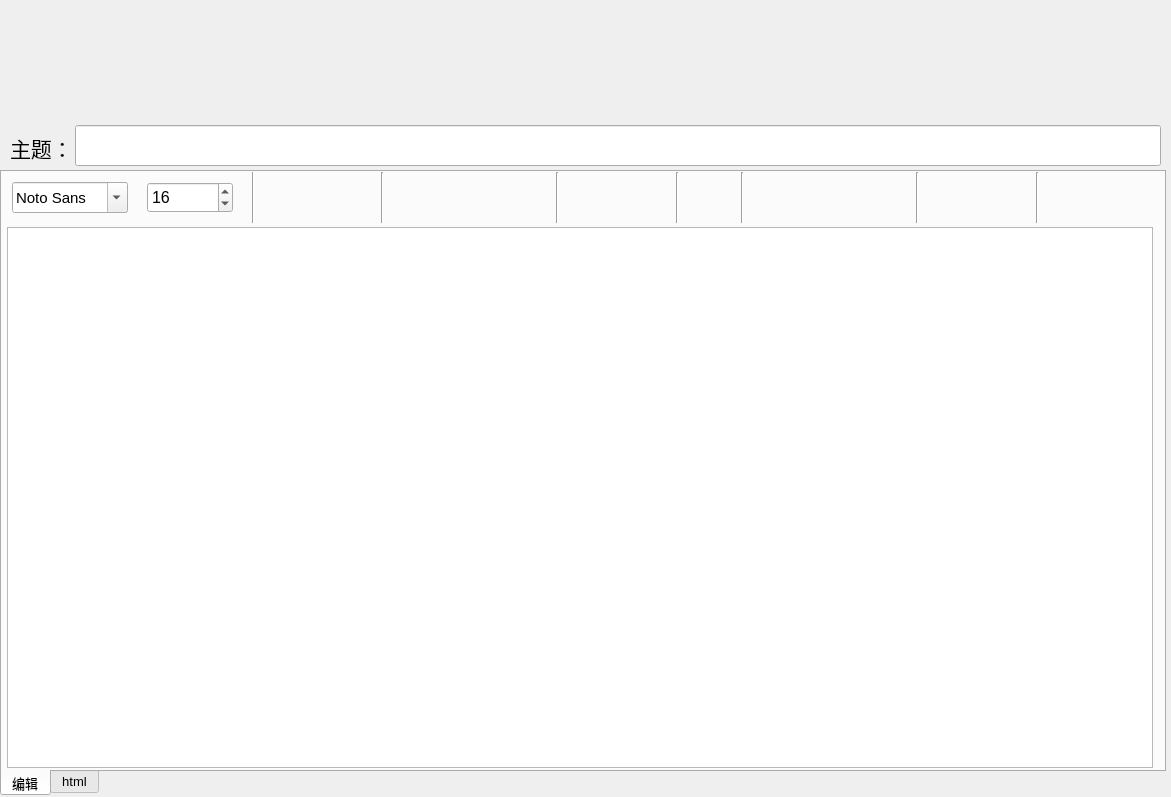
<?xml version="1.0" encoding="UTF-8"?>
<ui version="4.0">
 <class>Dialog_Editor</class>
 <widget class="QDialog" name="Dialog_Editor">
  <property name="geometry">
   <rect>
    <x>0</x>
    <y>0</y>
    <width>1171</width>
    <height>797</height>
   </rect>
  </property>
  <property name="windowTitle">
   <string>Dialog</string>
  </property>
  <widget class="QTabWidget" name="tabWidget">
   <property name="geometry">
    <rect>
     <x>0</x>
     <y>170</y>
     <width>1166</width>
     <height>626</height>
    </rect>
   </property>
   <property name="font">
    <font>
     <pointsize>10</pointsize>
    </font>
   </property>
   <property name="tabPosition">
    <enum>QTabWidget::South</enum>
   </property>
   <property name="currentIndex">
    <number>0</number>
   </property>
   <widget class="QWidget" name="tab">
    <attribute name="title">
     <string>编辑</string>
    </attribute>
    <widget class="QToolButton" name="Button_AddPic">
     <property name="geometry">
      <rect>
       <x>745</x>
       <y>0</y>
       <width>56</width>
       <height>51</height>
      </rect>
     </property>
     <property name="font">
      <font>
       <pointsize>16</pointsize>
      </font>
     </property>
     <property name="focusPolicy">
      <enum>Qt::NoFocus</enum>
     </property>
     <property name="toolTip">
      <string>插入图片</string>
     </property>
     <property name="text">
      <string/>
     </property>
     <property name="icon">
      <iconset resource="send1.qrc">
       <normaloff>:/edit_tool/pic/editor/534862.png</normaloff>:/edit_tool/pic/editor/534862.png</iconset>
     </property>
     <property name="iconSize">
      <size>
       <width>32</width>
       <height>32</height>
      </size>
     </property>
     <property name="checkable">
      <bool>false</bool>
     </property>
     <property name="checked">
      <bool>false</bool>
     </property>
     <property name="popupMode">
      <enum>QToolButton::DelayedPopup</enum>
     </property>
     <property name="autoRaise">
      <bool>true</bool>
     </property>
     <property name="arrowType">
      <enum>Qt::NoArrow</enum>
     </property>
    </widget>
    <widget class="Line" name="line">
     <property name="geometry">
      <rect>
       <x>246</x>
       <y>-5</y>
       <width>10</width>
       <height>56</height>
      </rect>
     </property>
     <property name="orientation">
      <enum>Qt::Vertical</enum>
     </property>
    </widget>
    <widget class="Line" name="line_2">
     <property name="geometry">
      <rect>
       <x>375</x>
       <y>0</y>
       <width>11</width>
       <height>51</height>
      </rect>
     </property>
     <property name="orientation">
      <enum>Qt::Vertical</enum>
     </property>
    </widget>
    <widget class="QTextEdit" name="textEdit">
     <property name="geometry">
      <rect>
       <x>5</x>
       <y>55</y>
       <width>1146</width>
       <height>541</height>
      </rect>
     </property>
     <property name="font">
      <font>
       <pointsize>16</pointsize>
      </font>
     </property>
     <property name="html">
      <string>&lt;!DOCTYPE HTML PUBLIC &quot;-//W3C//DTD HTML 4.0//EN&quot; &quot;http://www.w3.org/TR/REC-html40/strict.dtd&quot;&gt;
&lt;html&gt;&lt;head&gt;&lt;meta name=&quot;qrichtext&quot; content=&quot;1&quot; /&gt;&lt;style type=&quot;text/css&quot;&gt;
p, li { white-space: pre-wrap; }
&lt;/style&gt;&lt;/head&gt;&lt;body style=&quot; font-family:'SimSun'; font-size:16pt; font-weight:400; font-style:normal;&quot;&gt;
&lt;p style=&quot;-qt-paragraph-type:empty; margin-top:0px; margin-bottom:0px; margin-left:0px; margin-right:0px; -qt-block-indent:0; text-indent:0px;&quot;&gt;&lt;br /&gt;&lt;/p&gt;&lt;/body&gt;&lt;/html&gt;</string>
     </property>
    </widget>
    <widget class="QSpinBox" name="fontSizeBox">
     <property name="geometry">
      <rect>
       <x>145</x>
       <y>10</y>
       <width>86</width>
       <height>31</height>
      </rect>
     </property>
     <property name="font">
      <font>
       <pointsize>12</pointsize>
      </font>
     </property>
     <property name="focusPolicy">
      <enum>Qt::ClickFocus</enum>
     </property>
     <property name="minimum">
      <number>10</number>
     </property>
     <property name="maximum">
      <number>80</number>
     </property>
     <property name="value">
      <number>16</number>
     </property>
    </widget>
    <widget class="QToolButton" name="Button_U">
     <property name="geometry">
      <rect>
       <x>495</x>
       <y>0</y>
       <width>56</width>
       <height>51</height>
      </rect>
     </property>
     <property name="font">
      <font>
       <pointsize>16</pointsize>
      </font>
     </property>
     <property name="focusPolicy">
      <enum>Qt::NoFocus</enum>
     </property>
     <property name="toolTip">
      <string>下划线</string>
     </property>
     <property name="text">
      <string/>
     </property>
     <property name="icon">
      <iconset resource="send1.qrc">
       <normaloff>:/edit_tool/pic/editor/534835.png</normaloff>:/edit_tool/pic/editor/534835.png</iconset>
     </property>
     <property name="iconSize">
      <size>
       <width>32</width>
       <height>32</height>
      </size>
     </property>
     <property name="checkable">
      <bool>true</bool>
     </property>
     <property name="autoRaise">
      <bool>true</bool>
     </property>
    </widget>
    <widget class="QFontComboBox" name="fontBox">
     <property name="geometry">
      <rect>
       <x>10</x>
       <y>10</y>
       <width>116</width>
       <height>31</height>
      </rect>
     </property>
     <property name="font">
      <font>
       <pointsize>11</pointsize>
      </font>
     </property>
     <property name="focusPolicy">
      <enum>Qt::ClickFocus</enum>
     </property>
     <property name="currentFont">
      <font>
       <family>SimSun-ExtB</family>
       <pointsize>9</pointsize>
      </font>
     </property>
    </widget>
    <widget class="QToolButton" name="Button_I">
     <property name="geometry">
      <rect>
       <x>440</x>
       <y>0</y>
       <width>56</width>
       <height>51</height>
      </rect>
     </property>
     <property name="font">
      <font>
       <pointsize>16</pointsize>
      </font>
     </property>
     <property name="focusPolicy">
      <enum>Qt::NoFocus</enum>
     </property>
     <property name="toolTip">
      <string>斜体</string>
     </property>
     <property name="text">
      <string/>
     </property>
     <property name="icon">
      <iconset resource="send1.qrc">
       <normaloff>:/edit_tool/pic/editor/534860.png</normaloff>:/edit_tool/pic/editor/534860.png</iconset>
     </property>
     <property name="iconSize">
      <size>
       <width>32</width>
       <height>32</height>
      </size>
     </property>
     <property name="checkable">
      <bool>true</bool>
     </property>
     <property name="autoRaise">
      <bool>true</bool>
     </property>
    </widget>
    <widget class="QToolButton" name="Button_B">
     <property name="geometry">
      <rect>
       <x>385</x>
       <y>0</y>
       <width>56</width>
       <height>51</height>
      </rect>
     </property>
     <property name="font">
      <font>
       <pointsize>16</pointsize>
      </font>
     </property>
     <property name="focusPolicy">
      <enum>Qt::NoFocus</enum>
     </property>
     <property name="toolTip">
      <string>粗体</string>
     </property>
     <property name="text">
      <string/>
     </property>
     <property name="icon">
      <iconset resource="send1.qrc">
       <normaloff>:/edit_tool/pic/editor/534873.png</normaloff>:/edit_tool/pic/editor/534873.png</iconset>
     </property>
     <property name="iconSize">
      <size>
       <width>32</width>
       <height>32</height>
      </size>
     </property>
     <property name="checkable">
      <bool>true</bool>
     </property>
     <property name="checked">
      <bool>false</bool>
     </property>
     <property name="popupMode">
      <enum>QToolButton::DelayedPopup</enum>
     </property>
     <property name="autoRaise">
      <bool>true</bool>
     </property>
     <property name="arrowType">
      <enum>Qt::NoArrow</enum>
     </property>
    </widget>
    <widget class="Line" name="line_3">
     <property name="geometry">
      <rect>
       <x>550</x>
       <y>0</y>
       <width>10</width>
       <height>51</height>
      </rect>
     </property>
     <property name="orientation">
      <enum>Qt::Vertical</enum>
     </property>
    </widget>
    <widget class="QToolButton" name="Button_FontColor">
     <property name="geometry">
      <rect>
       <x>255</x>
       <y>0</y>
       <width>56</width>
       <height>51</height>
      </rect>
     </property>
     <property name="font">
      <font>
       <pointsize>16</pointsize>
      </font>
     </property>
     <property name="focusPolicy">
      <enum>Qt::NoFocus</enum>
     </property>
     <property name="toolTip">
      <string>字体颜色</string>
     </property>
     <property name="text">
      <string/>
     </property>
     <property name="icon">
      <iconset resource="send1.qrc">
       <normaloff>:/edit_tool/pic/editor/534836.png</normaloff>:/edit_tool/pic/editor/534836.png</iconset>
     </property>
     <property name="iconSize">
      <size>
       <width>32</width>
       <height>32</height>
      </size>
     </property>
     <property name="checkable">
      <bool>false</bool>
     </property>
     <property name="checked">
      <bool>false</bool>
     </property>
     <property name="popupMode">
      <enum>QToolButton::DelayedPopup</enum>
     </property>
     <property name="autoRaise">
      <bool>true</bool>
     </property>
     <property name="arrowType">
      <enum>Qt::NoArrow</enum>
     </property>
    </widget>
    <widget class="QToolButton" name="Button_AddTable">
     <property name="geometry">
      <rect>
       <x>800</x>
       <y>0</y>
       <width>56</width>
       <height>51</height>
      </rect>
     </property>
     <property name="font">
      <font>
       <pointsize>16</pointsize>
      </font>
     </property>
     <property name="focusPolicy">
      <enum>Qt::NoFocus</enum>
     </property>
     <property name="toolTip">
      <string>插入表格</string>
     </property>
     <property name="text">
      <string/>
     </property>
     <property name="icon">
      <iconset resource="send1.qrc">
       <normaloff>:/edit_tool/pic/editor/534837.png</normaloff>:/edit_tool/pic/editor/534837.png</iconset>
     </property>
     <property name="iconSize">
      <size>
       <width>32</width>
       <height>32</height>
      </size>
     </property>
     <property name="checkable">
      <bool>false</bool>
     </property>
     <property name="checked">
      <bool>false</bool>
     </property>
     <property name="popupMode">
      <enum>QToolButton::DelayedPopup</enum>
     </property>
     <property name="autoRaise">
      <bool>true</bool>
     </property>
     <property name="arrowType">
      <enum>Qt::NoArrow</enum>
     </property>
    </widget>
    <widget class="QToolButton" name="Button_AddList">
     <property name="geometry">
      <rect>
       <x>975</x>
       <y>0</y>
       <width>56</width>
       <height>51</height>
      </rect>
     </property>
     <property name="font">
      <font>
       <pointsize>16</pointsize>
      </font>
     </property>
     <property name="focusPolicy">
      <enum>Qt::NoFocus</enum>
     </property>
     <property name="toolTip">
      <string>插入列表</string>
     </property>
     <property name="text">
      <string/>
     </property>
     <property name="icon">
      <iconset resource="send1.qrc">
       <normaloff>:/edit_tool/pic/editor/534872.png</normaloff>:/edit_tool/pic/editor/534872.png</iconset>
     </property>
     <property name="iconSize">
      <size>
       <width>32</width>
       <height>32</height>
      </size>
     </property>
     <property name="checkable">
      <bool>false</bool>
     </property>
     <property name="checked">
      <bool>false</bool>
     </property>
     <property name="popupMode">
      <enum>QToolButton::DelayedPopup</enum>
     </property>
     <property name="autoRaise">
      <bool>true</bool>
     </property>
     <property name="arrowType">
      <enum>Qt::NoArrow</enum>
     </property>
    </widget>
    <widget class="QToolButton" name="Button_AddList2">
     <property name="geometry">
      <rect>
       <x>920</x>
       <y>0</y>
       <width>56</width>
       <height>51</height>
      </rect>
     </property>
     <property name="font">
      <font>
       <pointsize>16</pointsize>
      </font>
     </property>
     <property name="focusPolicy">
      <enum>Qt::NoFocus</enum>
     </property>
     <property name="toolTip">
      <string>插入列表</string>
     </property>
     <property name="text">
      <string/>
     </property>
     <property name="icon">
      <iconset resource="send1.qrc">
       <normaloff>:/edit_tool/pic/editor/534856.png</normaloff>:/edit_tool/pic/editor/534856.png</iconset>
     </property>
     <property name="iconSize">
      <size>
       <width>32</width>
       <height>32</height>
      </size>
     </property>
     <property name="checkable">
      <bool>false</bool>
     </property>
     <property name="checked">
      <bool>false</bool>
     </property>
     <property name="popupMode">
      <enum>QToolButton::DelayedPopup</enum>
     </property>
     <property name="autoRaise">
      <bool>true</bool>
     </property>
     <property name="arrowType">
      <enum>Qt::NoArrow</enum>
     </property>
    </widget>
    <widget class="QToolButton" name="Button_SetUp">
     <property name="geometry">
      <rect>
       <x>1040</x>
       <y>0</y>
       <width>56</width>
       <height>51</height>
      </rect>
     </property>
     <property name="font">
      <font>
       <pointsize>16</pointsize>
      </font>
     </property>
     <property name="focusPolicy">
      <enum>Qt::NoFocus</enum>
     </property>
     <property name="toolTip">
      <string>上标</string>
     </property>
     <property name="text">
      <string/>
     </property>
     <property name="icon">
      <iconset resource="send1.qrc">
       <normaloff>:/edit_tool/pic/editor/534839.png</normaloff>:/edit_tool/pic/editor/534839.png</iconset>
     </property>
     <property name="iconSize">
      <size>
       <width>32</width>
       <height>32</height>
      </size>
     </property>
     <property name="checkable">
      <bool>true</bool>
     </property>
     <property name="checked">
      <bool>false</bool>
     </property>
     <property name="popupMode">
      <enum>QToolButton::DelayedPopup</enum>
     </property>
     <property name="autoRaise">
      <bool>true</bool>
     </property>
     <property name="arrowType">
      <enum>Qt::NoArrow</enum>
     </property>
    </widget>
    <widget class="QToolButton" name="Button_SetDown">
     <property name="geometry">
      <rect>
       <x>1095</x>
       <y>0</y>
       <width>56</width>
       <height>51</height>
      </rect>
     </property>
     <property name="font">
      <font>
       <pointsize>16</pointsize>
      </font>
     </property>
     <property name="focusPolicy">
      <enum>Qt::NoFocus</enum>
     </property>
     <property name="toolTip">
      <string>下标</string>
     </property>
     <property name="text">
      <string/>
     </property>
     <property name="icon">
      <iconset resource="send1.qrc">
       <normaloff>:/edit_tool/pic/editor/534838.png</normaloff>:/edit_tool/pic/editor/534838.png</iconset>
     </property>
     <property name="iconSize">
      <size>
       <width>32</width>
       <height>32</height>
      </size>
     </property>
     <property name="checkable">
      <bool>true</bool>
     </property>
     <property name="checked">
      <bool>false</bool>
     </property>
     <property name="popupMode">
      <enum>QToolButton::DelayedPopup</enum>
     </property>
     <property name="autoRaise">
      <bool>true</bool>
     </property>
     <property name="arrowType">
      <enum>Qt::NoArrow</enum>
     </property>
    </widget>
    <widget class="QToolButton" name="Button_BackColor">
     <property name="geometry">
      <rect>
       <x>320</x>
       <y>0</y>
       <width>56</width>
       <height>51</height>
      </rect>
     </property>
     <property name="font">
      <font>
       <pointsize>16</pointsize>
      </font>
     </property>
     <property name="focusPolicy">
      <enum>Qt::NoFocus</enum>
     </property>
     <property name="toolTip">
      <string>字体背景色</string>
     </property>
     <property name="text">
      <string/>
     </property>
     <property name="icon">
      <iconset resource="send1.qrc">
       <normaloff>:/edit_tool/pic/editor/534843.png</normaloff>:/edit_tool/pic/editor/534843.png</iconset>
     </property>
     <property name="iconSize">
      <size>
       <width>32</width>
       <height>32</height>
      </size>
     </property>
     <property name="checkable">
      <bool>false</bool>
     </property>
     <property name="checked">
      <bool>false</bool>
     </property>
     <property name="popupMode">
      <enum>QToolButton::DelayedPopup</enum>
     </property>
     <property name="autoRaise">
      <bool>true</bool>
     </property>
     <property name="arrowType">
      <enum>Qt::NoArrow</enum>
     </property>
    </widget>
    <widget class="QToolButton" name="Button_Undo">
     <property name="geometry">
      <rect>
       <x>560</x>
       <y>0</y>
       <width>56</width>
       <height>51</height>
      </rect>
     </property>
     <property name="font">
      <font>
       <pointsize>16</pointsize>
      </font>
     </property>
     <property name="focusPolicy">
      <enum>Qt::NoFocus</enum>
     </property>
     <property name="toolTip">
      <string>撤销</string>
     </property>
     <property name="text">
      <string/>
     </property>
     <property name="icon">
      <iconset resource="send1.qrc">
       <normaloff>:/edit_tool/pic/tools/editundo.png</normaloff>:/edit_tool/pic/tools/editundo.png</iconset>
     </property>
     <property name="iconSize">
      <size>
       <width>32</width>
       <height>32</height>
      </size>
     </property>
     <property name="checkable">
      <bool>false</bool>
     </property>
     <property name="checked">
      <bool>false</bool>
     </property>
     <property name="popupMode">
      <enum>QToolButton::DelayedPopup</enum>
     </property>
     <property name="autoRaise">
      <bool>true</bool>
     </property>
     <property name="arrowType">
      <enum>Qt::NoArrow</enum>
     </property>
    </widget>
    <widget class="QToolButton" name="Button_Redo">
     <property name="geometry">
      <rect>
       <x>615</x>
       <y>0</y>
       <width>56</width>
       <height>51</height>
      </rect>
     </property>
     <property name="font">
      <font>
       <pointsize>16</pointsize>
      </font>
     </property>
     <property name="focusPolicy">
      <enum>Qt::NoFocus</enum>
     </property>
     <property name="toolTip">
      <string>删除</string>
     </property>
     <property name="text">
      <string/>
     </property>
     <property name="icon">
      <iconset resource="send1.qrc">
       <normaloff>:/edit_tool/pic/tools/editredo.png</normaloff>:/edit_tool/pic/tools/editredo.png</iconset>
     </property>
     <property name="iconSize">
      <size>
       <width>32</width>
       <height>32</height>
      </size>
     </property>
     <property name="checkable">
      <bool>false</bool>
     </property>
     <property name="checked">
      <bool>false</bool>
     </property>
     <property name="popupMode">
      <enum>QToolButton::DelayedPopup</enum>
     </property>
     <property name="autoRaise">
      <bool>true</bool>
     </property>
     <property name="arrowType">
      <enum>Qt::NoArrow</enum>
     </property>
    </widget>
    <widget class="Line" name="line_4">
     <property name="geometry">
      <rect>
       <x>670</x>
       <y>0</y>
       <width>10</width>
       <height>51</height>
      </rect>
     </property>
     <property name="orientation">
      <enum>Qt::Vertical</enum>
     </property>
    </widget>
    <widget class="Line" name="line_5">
     <property name="geometry">
      <rect>
       <x>1030</x>
       <y>0</y>
       <width>10</width>
       <height>51</height>
      </rect>
     </property>
     <property name="orientation">
      <enum>Qt::Vertical</enum>
     </property>
    </widget>
    <widget class="QToolButton" name="Button_Align">
     <property name="geometry">
      <rect>
       <x>680</x>
       <y>0</y>
       <width>56</width>
       <height>51</height>
      </rect>
     </property>
     <property name="font">
      <font>
       <pointsize>16</pointsize>
      </font>
     </property>
     <property name="focusPolicy">
      <enum>Qt::NoFocus</enum>
     </property>
     <property name="toolTip">
      <string>对齐方式</string>
     </property>
     <property name="text">
      <string/>
     </property>
     <property name="icon">
      <iconset resource="send1.qrc">
       <normaloff>:/edit_tool/pic/tools/textjustify.png</normaloff>:/edit_tool/pic/tools/textjustify.png</iconset>
     </property>
     <property name="iconSize">
      <size>
       <width>32</width>
       <height>32</height>
      </size>
     </property>
     <property name="checkable">
      <bool>false</bool>
     </property>
     <property name="checked">
      <bool>false</bool>
     </property>
     <property name="popupMode">
      <enum>QToolButton::InstantPopup</enum>
     </property>
     <property name="autoRaise">
      <bool>true</bool>
     </property>
     <property name="arrowType">
      <enum>Qt::NoArrow</enum>
     </property>
    </widget>
    <widget class="Line" name="line_6">
     <property name="geometry">
      <rect>
       <x>735</x>
       <y>0</y>
       <width>10</width>
       <height>51</height>
      </rect>
     </property>
     <property name="orientation">
      <enum>Qt::Vertical</enum>
     </property>
    </widget>
    <widget class="QToolButton" name="Button_AddLink">
     <property name="geometry">
      <rect>
       <x>855</x>
       <y>0</y>
       <width>56</width>
       <height>51</height>
      </rect>
     </property>
     <property name="font">
      <font>
       <pointsize>16</pointsize>
      </font>
     </property>
     <property name="focusPolicy">
      <enum>Qt::NoFocus</enum>
     </property>
     <property name="toolTip">
      <string>插入超链接</string>
     </property>
     <property name="text">
      <string/>
     </property>
     <property name="icon">
      <iconset resource="send1.qrc">
       <normaloff>:/edit_tool/pic/editor/534861.png</normaloff>:/edit_tool/pic/editor/534861.png</iconset>
     </property>
     <property name="iconSize">
      <size>
       <width>32</width>
       <height>32</height>
      </size>
     </property>
     <property name="checkable">
      <bool>false</bool>
     </property>
     <property name="checked">
      <bool>false</bool>
     </property>
     <property name="popupMode">
      <enum>QToolButton::DelayedPopup</enum>
     </property>
     <property name="autoRaise">
      <bool>true</bool>
     </property>
     <property name="arrowType">
      <enum>Qt::NoArrow</enum>
     </property>
    </widget>
    <widget class="Line" name="line_7">
     <property name="geometry">
      <rect>
       <x>910</x>
       <y>0</y>
       <width>10</width>
       <height>51</height>
      </rect>
     </property>
     <property name="orientation">
      <enum>Qt::Vertical</enum>
     </property>
    </widget>
   </widget>
   <widget class="QWidget" name="tab_2">
    <attribute name="title">
     <string>html</string>
    </attribute>
    <widget class="QPlainTextEdit" name="PlainTextEdit_Html">
     <property name="geometry">
      <rect>
       <x>5</x>
       <y>5</y>
       <width>1146</width>
       <height>591</height>
      </rect>
     </property>
     <property name="font">
      <font>
       <pointsize>12</pointsize>
      </font>
     </property>
     <property name="plainText">
      <string/>
     </property>
    </widget>
   </widget>
  </widget>
  <widget class="QLineEdit" name="lineEdit">
   <property name="geometry">
    <rect>
     <x>75</x>
     <y>125</y>
     <width>1086</width>
     <height>41</height>
    </rect>
   </property>
   <property name="font">
    <font>
     <pointsize>16</pointsize>
    </font>
   </property>
   <property name="text">
    <string/>
   </property>
   <property name="frame">
    <bool>true</bool>
   </property>
  </widget>
  <widget class="QLabel" name="label">
   <property name="geometry">
    <rect>
     <x>10</x>
     <y>130</y>
     <width>61</width>
     <height>36</height>
    </rect>
   </property>
   <property name="font">
    <font>
     <family>SimSun-ExtB</family>
     <pointsize>16</pointsize>
    </font>
   </property>
   <property name="text">
    <string>主题：</string>
   </property>
  </widget>
  <zorder>tabWidget</zorder>
  <zorder>lineEdit</zorder>
  <zorder>label</zorder>
  <zorder>line_5</zorder>
 </widget>
 <resources>
  <include location="send1.qrc"/>
 </resources>
 <connections>
  <connection>
   <sender>Button_Undo</sender>
   <signal>clicked()</signal>
   <receiver>textEdit</receiver>
   <slot>undo()</slot>
   <hints>
    <hint type="sourcelabel">
     <x>596</x>
     <y>202</y>
    </hint>
    <hint type="destinationlabel">
     <x>590</x>
     <y>241</y>
    </hint>
   </hints>
  </connection>
  <connection>
   <sender>Button_Redo</sender>
   <signal>clicked()</signal>
   <receiver>textEdit</receiver>
   <slot>redo()</slot>
   <hints>
    <hint type="sourcelabel">
     <x>650</x>
     <y>201</y>
    </hint>
    <hint type="destinationlabel">
     <x>654</x>
     <y>257</y>
    </hint>
   </hints>
  </connection>
 </connections>
</ui>
